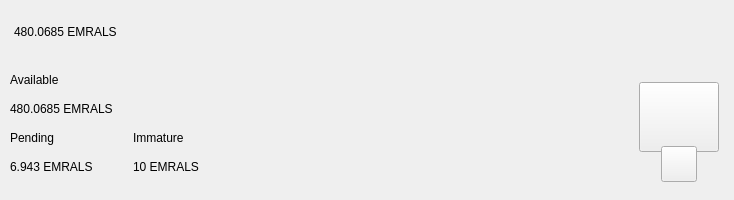
<?xml version="1.0" encoding="UTF-8"?>
<ui version="4.0">
 <class>TopBar</class>
 <widget class="QWidget" name="TopBar">
  <property name="geometry">
   <rect>
    <x>0</x>
    <y>0</y>
    <width>734</width>
    <height>200</height>
   </rect>
  </property>
  <property name="minimumSize">
   <size>
    <width>0</width>
    <height>200</height>
   </size>
  </property>
  <property name="maximumSize">
   <size>
    <width>16777215</width>
    <height>200</height>
   </size>
  </property>
  <property name="windowTitle">
   <string>Form</string>
  </property>
  <layout class="QVBoxLayout" name="verticalLayout_10" stretch="0">
   <property name="spacing">
    <number>0</number>
   </property>
   <property name="leftMargin">
    <number>0</number>
   </property>
   <property name="topMargin">
    <number>0</number>
   </property>
   <property name="rightMargin">
    <number>0</number>
   </property>
   <property name="bottomMargin">
    <number>0</number>
   </property>
   <item>
    <widget class="PFBorderImage" name="containerTop">
     <layout class="QVBoxLayout" name="verticalLayout_11">
      <property name="spacing">
       <number>0</number>
      </property>
      <property name="leftMargin">
       <number>0</number>
      </property>
      <property name="topMargin">
       <number>0</number>
      </property>
      <property name="rightMargin">
       <number>0</number>
      </property>
      <property name="bottomMargin">
       <number>0</number>
      </property>
      <item>
       <widget class="QWidget" name="top_container_2" native="true">
        <property name="minimumSize">
         <size>
          <width>0</width>
          <height>65</height>
         </size>
        </property>
        <layout class="QHBoxLayout" name="top_container">
         <property name="spacing">
          <number>0</number>
         </property>
         <property name="leftMargin">
          <number>14</number>
         </property>
         <property name="topMargin">
          <number>0</number>
         </property>
         <property name="rightMargin">
          <number>14</number>
         </property>
         <property name="bottomMargin">
          <number>0</number>
         </property>
         <item alignment="Qt::AlignVCenter">
          <widget class="QWidget" name="widgetTopAmount" native="true">
           <property name="sizePolicy">
            <sizepolicy hsizetype="Preferred" vsizetype="Maximum">
             <horstretch>0</horstretch>
             <verstretch>0</verstretch>
            </sizepolicy>
           </property>
           <layout class="QHBoxLayout" name="horizontalLayout_5">
            <property name="spacing">
             <number>0</number>
            </property>
            <property name="leftMargin">
             <number>0</number>
            </property>
            <property name="topMargin">
             <number>0</number>
            </property>
            <property name="rightMargin">
             <number>0</number>
            </property>
            <property name="bottomMargin">
             <number>0</number>
            </property>
            <item alignment="Qt::AlignTop">
             <widget class="QLabel" name="labelAmountTopEMRALS">
              <property name="minimumSize">
               <size>
                <width>0</width>
                <height>36</height>
               </size>
              </property>
              <property name="styleSheet">
               <string notr="true">padding:0px;margin:0px;</string>
              </property>
              <property name="text">
               <string notr="true">480.0685 EMRALS</string>
              </property>
             </widget>
            </item>
           </layout>
          </widget>
         </item>
         <item>
          <spacer name="horizontalSpacer">
           <property name="orientation">
            <enum>Qt::Horizontal</enum>
           </property>
           <property name="sizeHint" stdset="0">
            <size>
             <width>40</width>
             <height>20</height>
            </size>
           </property>
          </spacer>
         </item>
         <item>
          <layout class="QHBoxLayout" name="horizontalLayout_4">
           <property name="spacing">
            <number>12</number>
           </property>
           <property name="rightMargin">
            <number>0</number>
           </property>
           <item alignment="Qt::AlignRight">
            <widget class="QWidget" name="layoutSync" native="true">
             <property name="minimumSize">
              <size>
               <width>0</width>
               <height>36</height>
              </size>
             </property>
             <property name="maximumSize">
              <size>
               <width>16777215</width>
               <height>36</height>
              </size>
             </property>
             <layout class="QVBoxLayout" name="verticalLayout_9">
              <property name="leftMargin">
               <number>0</number>
              </property>
              <property name="topMargin">
               <number>0</number>
              </property>
              <property name="rightMargin">
               <number>0</number>
              </property>
              <property name="bottomMargin">
               <number>0</number>
              </property>
              <item>
               <widget class="ExpandableButton" name="pushButtonSync" native="true">
                <property name="minimumSize">
                 <size>
                  <width>36</width>
                  <height>36</height>
                 </size>
                </property>
                <property name="maximumSize">
                 <size>
                  <width>16777215</width>
                  <height>36</height>
                 </size>
                </property>
               </widget>
              </item>
             </layout>
            </widget>
           </item>
           <item>
            <widget class="ExpandableButton" name="pushButtonHDUpgrade" native="true">
             <property name="minimumSize">
              <size>
               <width>36</width>
               <height>36</height>
              </size>
             </property>
            </widget>
           </item>
           <item>
            <widget class="ExpandableButton" name="pushButtonStack" native="true">
             <property name="minimumSize">
              <size>
               <width>36</width>
               <height>36</height>
              </size>
             </property>
            </widget>
           </item>
           <item>
            <widget class="ExpandableButton" name="pushButtonColdStaking" native="true">
             <property name="minimumSize">
              <size>
               <width>36</width>
               <height>36</height>
              </size>
             </property>
            </widget>
           </item>
           <item>
            <widget class="ExpandableButton" name="pushButtonConnection" native="true">
             <property name="minimumSize">
              <size>
               <width>36</width>
               <height>36</height>
              </size>
             </property>
            </widget>
           </item>
           <item>
            <widget class="ExpandableButton" name="pushButtonLock" native="true">
             <property name="sizePolicy">
              <sizepolicy hsizetype="Expanding" vsizetype="Expanding">
               <horstretch>0</horstretch>
               <verstretch>0</verstretch>
              </sizepolicy>
             </property>
             <property name="minimumSize">
              <size>
               <width>36</width>
               <height>0</height>
              </size>
             </property>
            </widget>
           </item>
           <item>
            <widget class="ExpandableButton" name="pushButtonFAQ" native="true">
             <property name="minimumSize">
              <size>
               <width>36</width>
               <height>36</height>
              </size>
             </property>
            </widget>
           </item>
          </layout>
         </item>
        </layout>
       </widget>
      </item>
      <item>
       <widget class="QWidget" name="bottom_container" native="true">
        <property name="minimumSize">
         <size>
          <width>0</width>
          <height>135</height>
         </size>
        </property>
        <layout class="QHBoxLayout" name="botton_container">
         <property name="leftMargin">
          <number>10</number>
         </property>
         <property name="topMargin">
          <number>0</number>
         </property>
         <property name="rightMargin">
          <number>10</number>
         </property>
         <property name="bottomMargin">
          <number>10</number>
         </property>
         <item>
          <layout class="QHBoxLayout" name="horizontalLayout_3">
           <property name="bottomMargin">
            <number>9</number>
           </property>
           <item>
            <layout class="QVBoxLayout" name="verticalLayout_7">
             <property name="spacing">
              <number>0</number>
             </property>
             <property name="leftMargin">
              <number>0</number>
             </property>
             <property name="rightMargin">
              <number>30</number>
             </property>
             <item>
              <layout class="QVBoxLayout" name="verticalLayout_2">
               <item>
                <widget class="QLabel" name="labelTitle1">
                 <property name="text">
                  <string>Available</string>
                 </property>
                </widget>
               </item>
               <item>
                <widget class="QLabel" name="labelAmountEMRALS">
                 <property name="text">
                  <string notr="true">480.0685 EMRALS</string>
                 </property>
                </widget>
               </item>
              </layout>
             </item>
             <item>
              <layout class="QHBoxLayout" name="horizontalLayout_2">
               <property name="spacing">
                <number>0</number>
               </property>
               <item>
                <layout class="QVBoxLayout" name="verticalLayout_3">
                 <item>
                  <widget class="QLabel" name="labelTitle3">
                   <property name="text">
                    <string>Pending</string>
                   </property>
                  </widget>
                 </item>
                 <item>
                  <widget class="QLabel" name="labelPendingEMRALS">
                   <property name="text">
                    <string notr="true">6.943 EMRALS</string>
                   </property>
                  </widget>
                 </item>
                </layout>
               </item>
               <item>
                <spacer name="horizontalSpacer_3">
                 <property name="orientation">
                  <enum>Qt::Horizontal</enum>
                 </property>
                 <property name="sizeType">
                  <enum>QSizePolicy::Fixed</enum>
                 </property>
                 <property name="sizeHint" stdset="0">
                  <size>
                   <width>40</width>
                   <height>20</height>
                  </size>
                 </property>
                </spacer>
               </item>
               <item>
                <layout class="QVBoxLayout" name="verticalLayout_4">
                 <item>
                  <widget class="QLabel" name="labelTitle4">
                   <property name="text">
                    <string>Immature</string>
                   </property>
                  </widget>
                 </item>
                 <item>
                  <widget class="QLabel" name="labelImmatureEMRALS">
                   <property name="text">
                    <string notr="true">10 EMRALS</string>
                   </property>
                  </widget>
                 </item>
                </layout>
               </item>
              </layout>
             </item>
            </layout>
           </item>
          </layout>
         </item>
         <item>
          <spacer name="horizontalSpacer_2">
           <property name="orientation">
            <enum>Qt::Horizontal</enum>
           </property>
           <property name="sizeHint" stdset="0">
            <size>
             <width>40</width>
             <height>20</height>
            </size>
           </property>
          </spacer>
         </item>
         <item alignment="Qt::AlignHCenter|Qt::AlignVCenter">
          <widget class="QWidget" name="qrContainer" native="true">
           <property name="sizePolicy">
            <sizepolicy hsizetype="Preferred" vsizetype="Minimum">
             <horstretch>0</horstretch>
             <verstretch>0</verstretch>
            </sizepolicy>
           </property>
           <property name="minimumSize">
            <size>
             <width>90</width>
             <height>110</height>
            </size>
           </property>
           <property name="maximumSize">
            <size>
             <width>90</width>
             <height>110</height>
            </size>
           </property>
           <layout class="QVBoxLayout" name="containerQR">
            <property name="spacing">
             <number>0</number>
            </property>
            <property name="leftMargin">
             <number>5</number>
            </property>
            <property name="topMargin">
             <number>10</number>
            </property>
            <property name="rightMargin">
             <number>5</number>
            </property>
            <property name="bottomMargin">
             <number>0</number>
            </property>
            <item>
             <widget class="QPushButton" name="btnQr">
              <property name="minimumSize">
               <size>
                <width>70</width>
                <height>70</height>
               </size>
              </property>
              <property name="maximumSize">
               <size>
                <width>16777215</width>
                <height>70</height>
               </size>
              </property>
              <property name="focusPolicy">
               <enum>Qt::NoFocus</enum>
              </property>
              <property name="text">
               <string/>
              </property>
              <property name="iconSize">
               <size>
                <width>70</width>
                <height>70</height>
               </size>
              </property>
             </widget>
            </item>
            <item>
             <spacer name="verticalSpacer">
              <property name="orientation">
               <enum>Qt::Vertical</enum>
              </property>
              <property name="sizeType">
               <enum>QSizePolicy::Fixed</enum>
              </property>
              <property name="sizeHint" stdset="0">
               <size>
                <width>20</width>
                <height>20</height>
               </size>
              </property>
             </spacer>
            </item>
            <item alignment="Qt::AlignHCenter|Qt::AlignBottom">
             <widget class="QPushButton" name="pushButtonQR">
              <property name="minimumSize">
               <size>
                <width>36</width>
                <height>36</height>
               </size>
              </property>
              <property name="maximumSize">
               <size>
                <width>36</width>
                <height>36</height>
               </size>
              </property>
              <property name="focusPolicy">
               <enum>Qt::NoFocus</enum>
              </property>
              <property name="text">
               <string/>
              </property>
             </widget>
            </item>
           </layout>
          </widget>
         </item>
        </layout>
       </widget>
      </item>
     </layout>
    </widget>
   </item>
  </layout>
 </widget>
 <customwidgets>
  <customwidget>
   <class>ExpandableButton</class>
   <extends>QWidget</extends>
   <header>qt/emrals/expandablebutton.h</header>
   <container>1</container>
  </customwidget>
  <customwidget>
   <class>PFBorderImage</class>
   <extends>QFrame</extends>
   <header>qt/emrals/pfborderimage.h</header>
   <container>1</container>
  </customwidget>
 </customwidgets>
 <resources/>
 <connections/>
</ui>
